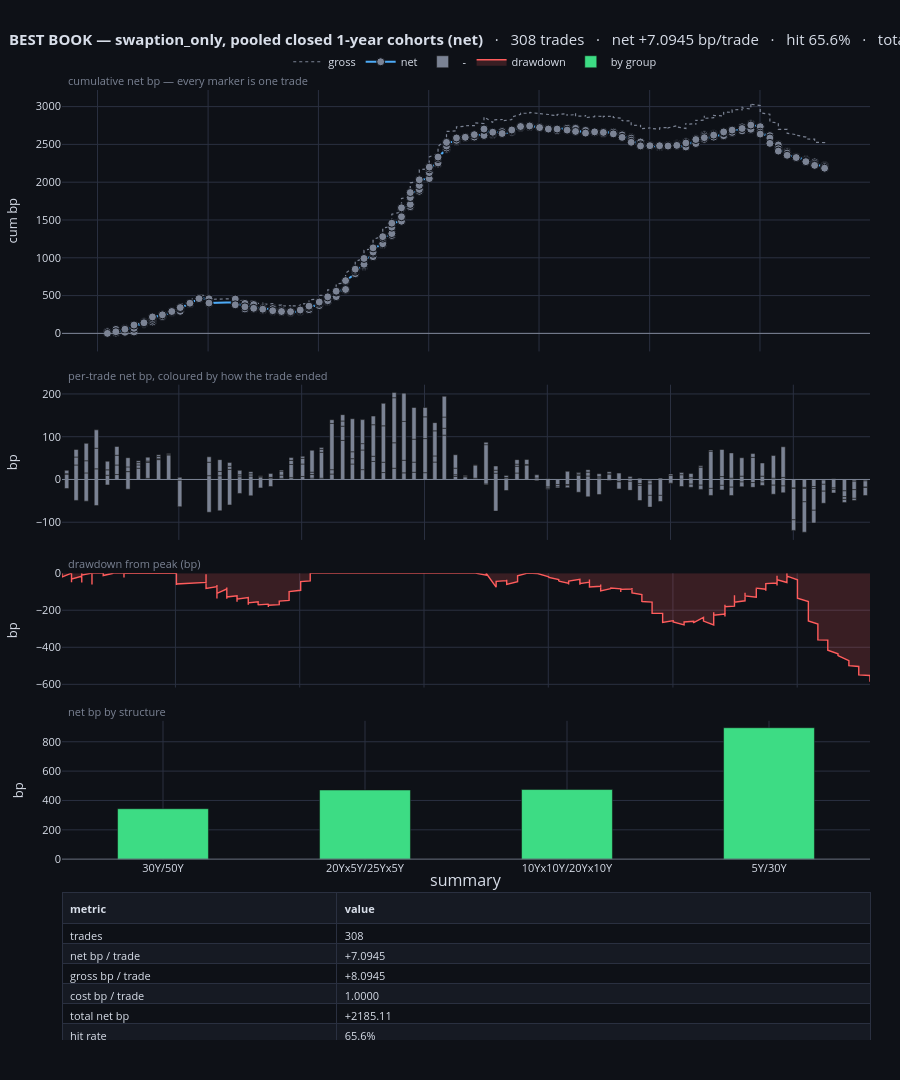

The notebook cell saved with this chart:
### Code cell
BEST = str(POOLED["total_net_bp"].astype(float).idxmax())
print(f"best book by total net P&L: {BEST}")
trade_dashboard(COHORT_BOOKS[BEST],
                title=f"BEST BOOK — {BEST}, pooled closed 1-year cohorts (net)",
                span_years=SPAN_YEARS, time_col="exit", pnl_col="net_bp",
                unit="bp", side_col="gate_direction")

### Figure 1 — Plotly figure (JSON) as saved in the notebook; plotly's stock layout.template omitted (floating-point values rounded to 4 significant figures; data arrays with more than 128 entries replaced by an {"elided": "..."} marker saying what was removed)
{"data": [{"hoverinfo": "skip", "line": {"color": "#7b8394", "dash": "dot", "width": 1.2}, "mode": "lines", "name": "gross", "type": "scatter", "x": {"elided": "308 str values"}, "xaxis": "x", "y": {"elided": "308 float values"}, "yaxis": "y"}, {"customdata": {"elided": "308x11 str values"}, "hovertemplate": "<b>%{customdata[0]}</b><br>%{customdata[1]}  ·  %{customdata[2]}  ·  <b>%{customdata[3]}</b><br>signal: %{customdata[4]}   secondary: %{customdata[5]}<br>exit: <b>%{customdata[6]}</b> after %{customdata[7]} <br>gross %{customdata[8]} bp   <b>net %{customdata[9]} bp</b><br>cumulative %{customdata[10]} bp<extra></extra>", "line": {"color": "#4dabf7", "width": 2}, "marker": {"color": {"elided": "308 str values"}, "line": {"color": "#0e1117", "width": 1}, "size": 8}, "mode": "lines+markers", "name": "net", "type": "scatter", "x": {"elided": "308 str values"}, "xaxis": "x", "y": {"elided": "308 float values"}, "yaxis": "y"}, {"customdata": {"elided": "308x11 str values"}, "hovertemplate": "<b>%{customdata[0]}</b><br>%{customdata[1]}  ·  %{customdata[2]}  ·  <b>%{customdata[3]}</b><br>signal: %{customdata[4]}   secondary: %{customdata[5]}<br>exit: <b>%{customdata[6]}</b> after %{customdata[7]} <br>gross %{customdata[8]} bp   <b>net %{customdata[9]} bp</b><br>cumulative %{customdata[10]} bp<extra></extra>", "marker": {"color": "#7b8394"}, "name": "-", "type": "bar", "x": {"elided": "308 str values"}, "xaxis": "x2", "y": {"elided": "308 float values"}, "yaxis": "y2"}, {"fill": "tozeroy", "fillcolor": "rgba(255,92,92,0.18)", "hovertemplate": "drawdown %{y:.3f} bp<extra></extra>", "line": {"color": "#ff5c5c", "width": 1.4}, "mode": "lines", "name": "drawdown", "type": "scatter", "x": {"elided": "308 str values"}, "xaxis": "x3", "y": {"elided": "308 float values"}, "yaxis": "y3"}, {"customdata": [[77], [77], [77], [77]], "hovertemplate": "<b>%{x}</b><br>%{customdata[0]} trades<br>total %{y:.3f} bp<extra></extra>", "marker": {"color": ["#3ddc84", "#3ddc84", "#3ddc84", "#3ddc84"]}, "name": "by group", "type": "bar", "x": ["30Y/50Y", "20Yx5Y/25Yx5Y", "10Yx10Y/20Yx10Y", "5Y/30Y"], "xaxis": "x4", "y": [343.8, 471.4, 474.4, 895.4], "yaxis": "y4"}, {"cells": {"align": "left", "fill": {"color": [["#0e1117", "#161a23", "#0e1117", "#161a23", "#0e1117", "#161a23", "#0e1117", "#161a23", "#0e1117", "#161a23", "#0e1117", "#161a23", "#0e1117", "#161a23", "#0e1117", "#161a23", "#0e1117", "#161a23"]]}, "font": {"color": "#d8dee9", "size": 11}, "height": 20, "line": {"color": "#2a3040"}, "values": [["trades", "net bp / trade", "gross bp / trade", "cost bp / trade", "total net bp", "hit rate", "avg win / avg loss", "payoff ratio", "Sharpe / trade", "t-statistic", "best / worst trade", "max drawdown (bp)", "longest win / loss run", "avg hold", "trades / year", "annualised Sharpe"], ["308", "+7.0945", "+8.0945", "1.0000", "+2185.11", "65.6%", "+20.488 / -18.430", "1.112", "0.2483", "4.36", "+108.148 / -76.595", "-586.52", "74 / 20", "-", "40.5", "1.5793"]]}, "columnwidth": [34, 66], "domain": {"x": [0.0, 1.0], "y": [0.0, 0.1548]}, "header": {"align": "left", "fill": {"color": "#161a23"}, "font": {"color": "#d8dee9", "size": 11}, "line": {"color": "#2a3040"}, "values": ["<b>metric</b>", "<b>value</b>"]}, "type": "table"}], "layout": {"annotations": [{"font": {"color": "#7b8394", "size": 11}, "showarrow": false, "text": "cumulative net bp — every marker is one trade", "x": 0.005, "xanchor": "left", "xref": "paper", "y": 1.0, "yanchor": "bottom", "yref": "paper"}, {"font": {"color": "#7b8394", "size": 11}, "showarrow": false, "text": "per-trade net bp, coloured by how the trade ended", "x": 0.005, "xanchor": "left", "xref": "paper", "y": 0.6898, "yanchor": "bottom", "yref": "paper"}, {"font": {"color": "#7b8394", "size": 11}, "showarrow": false, "text": "drawdown from peak (bp)", "x": 0.005, "xanchor": "left", "xref": "paper", "y": 0.4914, "yanchor": "bottom", "yref": "paper"}, {"font": {"color": "#7b8394", "size": 11}, "showarrow": false, "text": "net bp by structure", "x": 0.005, "xanchor": "left", "xref": "paper", "y": 0.336, "yanchor": "bottom", "yref": "paper"}, {"font": {"size": 16}, "showarrow": false, "text": "summary", "x": 0.5, "xanchor": "center", "xref": "paper", "y": 0.1548, "yanchor": "bottom", "yref": "paper"}], "bargap": 0.55, "font": {"color": "#d8dee9", "size": 11}, "height": 1080, "hoverdistance": 30, "hoverlabel": {"bgcolor": "#161a23", "bordercolor": "#2a3040", "font": {"color": "#d8dee9", "size": 11}}, "hovermode": "closest", "legend": {"bgcolor": "rgba(0,0,0,0)", "orientation": "h", "x": 0.28, "y": 1.045}, "margin": {"b": 40, "l": 60, "r": 30, "t": 90}, "paper_bgcolor": "#0e1117", "plot_bgcolor": "#0e1117", "shapes": [{"line": {"color": "#7b8394", "width": 1}, "type": "line", "x0": 0, "x1": 1, "xref": "x domain", "y0": 0, "y1": 0, "yref": "y"}, {"line": {"color": "#7b8394", "width": 1}, "type": "line", "x0": 0, "x1": 1, "xref": "x2 domain", "y0": 0, "y1": 0, "yref": "y2"}, {"line": {"color": "#7b8394", "width": 1}, "type": "line", "x0": 0, "x1": 1, "xref": "x4 domain", "y0": 0, "y1": 0, "yref": "y4"}], "title": {"font": {"size": 15}, "text": "<b>BEST BOOK — swaption_only, pooled closed 1-year cohorts (net)</b>   ·   308 trades   ·   net +7.0945 bp/trade   ·   hit 65.6%   ·   total +2185.11 bp", "x": 0.01}, "xaxis": {"anchor": "y", "domain": [0.0, 1.0], "gridcolor": "#2a3040", "matches": "x4", "showgrid": true, "showspikes": true, "showticklabels": false, "spikecolor": "#7b8394", "spikedash": "dot", "spikemode": "across", "spikesnap": "cursor", "spikethickness": 1, "zeroline": false}, "xaxis2": {"anchor": "y2", "domain": [0.0, 1.0], "gridcolor": "#2a3040", "matches": "x4", "showgrid": true, "showspikes": true, "showticklabels": false, "spikecolor": "#7b8394", "spikedash": "dot", "spikemode": "across", "spikesnap": "cursor", "spikethickness": 1, "zeroline": false}, "xaxis3": {"anchor": "y3", "domain": [0.0, 1.0], "gridcolor": "#2a3040", "matches": "x4", "showgrid": true, "showspikes": true, "showticklabels": false, "spikecolor": "#7b8394", "spikedash": "dot", "spikemode": "across", "spikesnap": "cursor", "spikethickness": 1, "zeroline": false}, "xaxis4": {"anchor": "y4", "domain": [0.0, 1.0], "gridcolor": "#2a3040", "showgrid": true, "showspikes": true, "spikecolor": "#7b8394", "spikedash": "dot", "spikemode": "across", "spikesnap": "cursor", "spikethickness": 1, "zeroline": false}, "yaxis": {"anchor": "x", "domain": [0.7248, 1.0], "gridcolor": "#2a3040", "showgrid": true, "showspikes": true, "spikecolor": "#7b8394", "spikedash": "dot", "spikemode": "toaxis", "spikesnap": "cursor", "spikethickness": 1, "title": {"text": "cum bp"}, "zeroline": false}, "yaxis2": {"anchor": "x2", "domain": [0.5264, 0.6898], "gridcolor": "#2a3040", "showgrid": true, "showspikes": true, "spikecolor": "#7b8394", "spikedash": "dot", "spikemode": "toaxis", "spikesnap": "cursor", "spikethickness": 1, "title": {"text": "bp"}, "zeroline": false}, "yaxis3": {"anchor": "x3", "domain": [0.371, 0.4914], "gridcolor": "#2a3040", "showgrid": true, "showspikes": true, "spikecolor": "#7b8394", "spikedash": "dot", "spikemode": "toaxis", "spikesnap": "cursor", "spikethickness": 1, "title": {"text": "bp"}, "zeroline": false}, "yaxis4": {"anchor": "x4", "domain": [0.1898, 0.336], "gridcolor": "#2a3040", "showgrid": true, "showspikes": true, "spikecolor": "#7b8394", "spikedash": "dot", "spikemode": "toaxis", "spikesnap": "cursor", "spikethickness": 1, "title": {"text": "bp"}, "zeroline": false}}}
